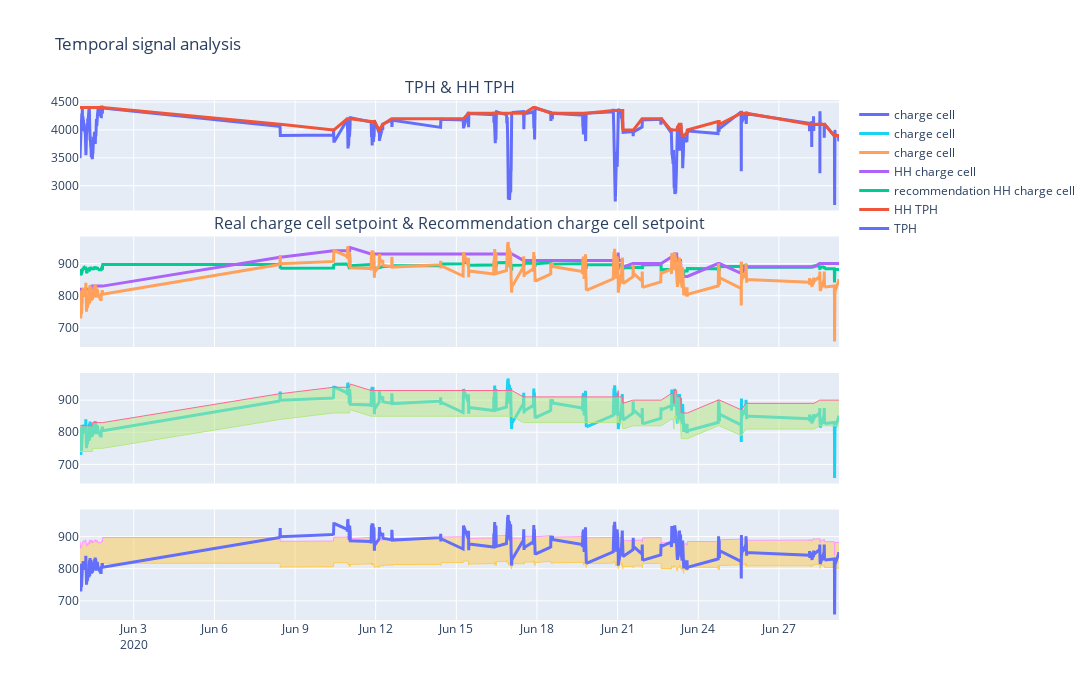

Write notebook code for a chart like this one.
### Code cell
titulos=tuple(["TPH & HH TPH", "Real charge cell setpoint & Recommendation charge cell setpoint",#"Real charge cell setpoint","Recommendation charge cell setpoint",
               ])
fig = make_subplots(
    rows=4, cols=1,
    subplot_titles=titulos,
     shared_xaxes=True, 
     vertical_spacing=0.05
    )

fig.add_trace(go.Scatter(x=df_fin.index, y=df_fin['TPH'], ##FF6511
                    mode='lines',
                    name="TPH",line=dict(width=3, ),legendgroup = '1'),row=1, col=1)  

fig.add_trace(go.Scatter(x=df_fin.index, y=df_fin['HH TPH'], ##FF6511
                    mode='lines',
                    name="HH TPH",line=dict(width=3, ),legendgroup = '1'),row=1, col=1)  






#############
fig.add_trace(go.Scatter(x=df_fin.index, y=df_fin['recommendation HH charge cell'], 
                    mode='lines',
                    name="recommendation HH charge cell",line=dict(width=3, ),legendgroup = '1'),row=2, col=1) 

fig.add_trace(go.Scatter(x=df_fin.index, y=df_fin['HH charge cell'], 
                    mode='lines',
                    name="HH charge cell",line=dict(width=3, ),legendgroup = '1',),row=2, col=1) 

fig.add_trace(go.Scatter(x=df_fin.index, y=df_fin['charge cell'], 
                    mode='lines',
                    name="charge cell",line=dict(width=3, ),legendgroup = '1'),row=2, col=1) 



###############




#################
fig.add_trace(go.Scatter(x=df_fin.index, y=df_fin['charge cell'], 
                    mode='lines',
                    name="charge cell",line=dict(width=3, ),legendgroup = '1'),row=3, col=1)  




fig.add_trace(go.Scatter(x=df_fin.index, y=df_fin['HH charge cell'], 
                    mode='lines',
                    name="HH charge cell",line=dict(width=1, ),legendgroup = '1',showlegend=False),row=3, col=1) 

fig.add_trace(go.Scatter(x=df_fin.index, y=df_fin['HH charge cell']-80, 
                    mode='lines',
                    name="LL charge cell",line=dict(width=1, ),legendgroup = '1',fill='tonexty',showlegend=False),row=3, col=1)   

#################

######
fig.add_trace(go.Scatter(x=df_fin.index, y=df_fin['recommendation HH charge cell'], 
                    mode='lines',
                    name="recommendation HH charge cell",line=dict(width=1, ),legendgroup = '1',showlegend=False),row=4, col=1) 

fig.add_trace(go.Scatter(x=df_fin.index, y=df_fin['recommendation HH charge cell']-80, 
                    mode='lines',
                    name="recommendation LL charge cell",line=dict(width=1, ),legendgroup = '1',fill='tonexty',showlegend=False),row=4, col=1) 
##############
fig.add_trace(go.Scatter(x=df_fin.index, y=df_fin['charge cell'], 
                    mode='lines',
                    name="charge cell",line=dict(width=3, ),legendgroup = '1'),row=4, col=1)  


fig.update_layout(height=700, width=1200, title_text="Temporal signal analysis")
fig.update_layout(hovermode="x unified")

fig.show()

### Figure 1 — Plotly figure (JSON) as saved in the notebook; plotly's stock layout.template omitted (floating-point values rounded to 4 significant figures; data arrays with more than 128 entries replaced by an {"elided": "..."} marker saying what was removed)
{"data": [{"legendgroup": "1", "line": {"width": 3}, "mode": "lines", "name": "TPH", "type": "scatter", "x": {"elided": "3905 str values"}, "xaxis": "x", "y": {"elided": "3905 float values"}, "yaxis": "y"}, {"legendgroup": "1", "line": {"width": 3}, "mode": "lines", "name": "HH TPH", "type": "scatter", "x": {"elided": "3905 str values"}, "xaxis": "x", "y": {"elided": "3905 float values"}, "yaxis": "y"}, {"legendgroup": "1", "line": {"width": 3}, "mode": "lines", "name": "recommendation HH charge cell", "type": "scatter", "x": {"elided": "3905 str values"}, "xaxis": "x2", "y": {"elided": "3905 float values"}, "yaxis": "y2"}, {"legendgroup": "1", "line": {"width": 3}, "mode": "lines", "name": "HH charge cell", "type": "scatter", "x": {"elided": "3905 str values"}, "xaxis": "x2", "y": {"elided": "3905 float values"}, "yaxis": "y2"}, {"legendgroup": "1", "line": {"width": 3}, "mode": "lines", "name": "charge cell", "type": "scatter", "x": {"elided": "3905 str values"}, "xaxis": "x2", "y": {"elided": "3905 float values"}, "yaxis": "y2"}, {"legendgroup": "1", "line": {"width": 3}, "mode": "lines", "name": "charge cell", "type": "scatter", "x": {"elided": "3905 str values"}, "xaxis": "x3", "y": {"elided": "3905 float values"}, "yaxis": "y3"}, {"legendgroup": "1", "line": {"width": 1}, "mode": "lines", "name": "HH charge cell", "showlegend": false, "type": "scatter", "x": {"elided": "3905 str values"}, "xaxis": "x3", "y": {"elided": "3905 float values"}, "yaxis": "y3"}, {"fill": "tonexty", "legendgroup": "1", "line": {"width": 1}, "mode": "lines", "name": "LL charge cell", "showlegend": false, "type": "scatter", "x": {"elided": "3905 str values"}, "xaxis": "x3", "y": {"elided": "3905 float values"}, "yaxis": "y3"}, {"legendgroup": "1", "line": {"width": 1}, "mode": "lines", "name": "recommendation HH charge cell", "showlegend": false, "type": "scatter", "x": {"elided": "3905 str values"}, "xaxis": "x4", "y": {"elided": "3905 float values"}, "yaxis": "y4"}, {"fill": "tonexty", "legendgroup": "1", "line": {"width": 1}, "mode": "lines", "name": "recommendation LL charge cell", "showlegend": false, "type": "scatter", "x": {"elided": "3905 str values"}, "xaxis": "x4", "y": {"elided": "3905 float values"}, "yaxis": "y4"}, {"legendgroup": "1", "line": {"width": 3}, "mode": "lines", "name": "charge cell", "type": "scatter", "x": {"elided": "3905 str values"}, "xaxis": "x4", "y": {"elided": "3905 float values"}, "yaxis": "y4"}], "layout": {"annotations": [{"font": {"size": 16}, "showarrow": false, "text": "TPH & HH TPH", "x": 0.5, "xanchor": "center", "xref": "paper", "y": 1, "yanchor": "bottom", "yref": "paper"}, {"font": {"size": 16}, "showarrow": false, "text": "Real charge cell setpoint & Recommendation charge cell setpoint", "x": 0.5, "xanchor": "center", "xref": "paper", "y": 0.7375, "yanchor": "bottom", "yref": "paper"}], "height": 700, "hovermode": "x unified", "title": {"text": "Temporal signal analysis"}, "width": 1200, "xaxis": {"anchor": "y", "domain": [0, 1], "matches": "x4", "showticklabels": false}, "xaxis2": {"anchor": "y2", "domain": [0, 1], "matches": "x4", "showticklabels": false}, "xaxis3": {"anchor": "y3", "domain": [0, 1], "matches": "x4", "showticklabels": false}, "xaxis4": {"anchor": "y4", "domain": [0, 1]}, "yaxis": {"anchor": "x", "domain": [0.7875, 1]}, "yaxis2": {"anchor": "x2", "domain": [0.525, 0.7375]}, "yaxis3": {"anchor": "x3", "domain": [0.2625, 0.475]}, "yaxis4": {"anchor": "x4", "domain": [0, 0.2125]}}}
